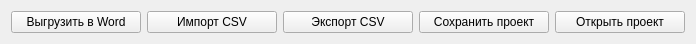
       <widget class="QWidget" name="layoutWidget">
        <property name="geometry">
         <rect>
          <x>90</x>
          <y>670</y>
          <width>696</width>
          <height>32</height>
         </rect>
        </property>
        <layout class="QHBoxLayout" name="horizontalLayout_4">
         <item>
          <widget class="QPushButton" name="pushButt_generateWord">
           <property name="text">
            <string>Выгрузить в Word</string>
           </property>
          </widget>
         </item>
         <item>
          <widget class="QPushButton" name="pushButton_importCSV">
           <property name="text">
            <string>Импорт CSV</string>
           </property>
          </widget>
         </item>
         <item>
          <widget class="QPushButton" name="pushButton_exportCSV">
           <property name="text">
            <string>Экспорт CSV</string>
           </property>
          </widget>
         </item>
         <item>
          <widget class="QPushButton" name="pushButton_saveProject">
           <property name="text">
            <string>Сохранить проект</string>
           </property>
          </widget>
         </item>
         <item>
          <widget class="QPushButton" name="pushButton_openProject">
           <property name="text">
            <string>Открыть проект</string>
           </property>
          </widget>
         </item>
        </layout>
       </widget>
